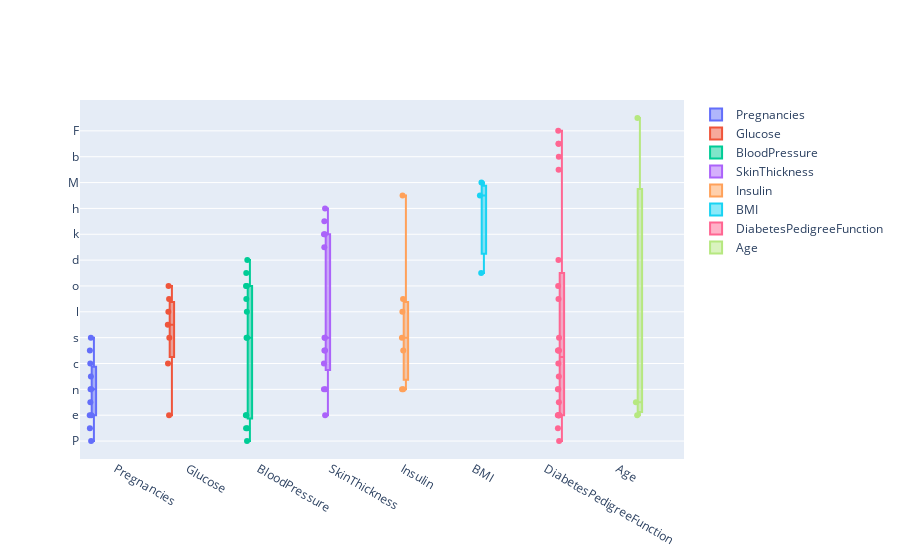

The notebook cell this image was saved under:
### Code cell
box_1 = eda_diab()
box_1.box_plots_tot(X)

### Figure 1 — Plotly figure (JSON) as saved in the notebook; plotly's stock layout.template omitted (floating-point values rounded to 4 significant figures)
{"data": [{"boxpoints": "all", "jitter": 0.5, "name": "Pregnancies", "type": "box", "y": ["P", "r", "e", "g", "n", "a", "n", "c", "i", "e", "s"]}, {"boxpoints": "all", "jitter": 0.5, "name": "Glucose", "type": "box", "y": ["G", "l", "u", "c", "o", "s", "e"]}, {"boxpoints": "all", "jitter": 0.5, "name": "BloodPressure", "type": "box", "y": ["B", "l", "o", "o", "d", "P", "r", "e", "s", "s", "u", "r", "e"]}, {"boxpoints": "all", "jitter": 0.5, "name": "SkinThickness", "type": "box", "y": ["S", "k", "i", "n", "T", "h", "i", "c", "k", "n", "e", "s", "s"]}, {"boxpoints": "all", "jitter": 0.5, "name": "Insulin", "type": "box", "y": ["I", "n", "s", "u", "l", "i", "n"]}, {"boxpoints": "all", "jitter": 0.5, "name": "BMI", "type": "box", "y": ["B", "M", "I"]}, {"boxpoints": "all", "jitter": 0.5, "name": "DiabetesPedigreeFunction", "type": "box", "y": ["D", "i", "a", "b", "e", "t", "e", "s", "P", "e", "d", "i", "g", "r", "e", "e", "F", "u", "n", "c", "t", "i", "o", "n"]}, {"boxpoints": "all", "jitter": 0.5, "name": "Age", "type": "box", "y": ["A", "g", "e"]}], "layout": {"boxmode": "group"}}
